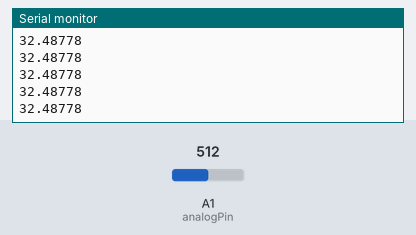
The sketch below on a simulated Arduino Uno, built with avr-gcc and run on an emulated ATmega328P. Parts: the last lines printed to the serial monitor. The inputs (shaded band) are chosen by the test bench; at power-on: A1 (analogPin) = 512.

Above: at 1.2 s.
1.3 s: A1 (analogPin) set to 716
At 2.2 s:
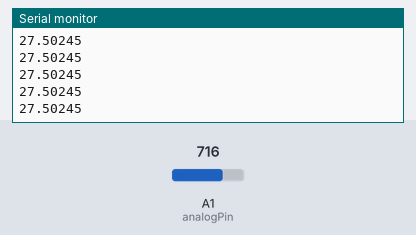
2.8 s: A1 (analogPin) set to 900
At 3.6 s:
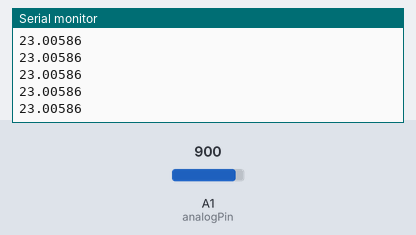
Timing chart, 0 to 5.8 s (numbered marks = the images above; inputs shaded):
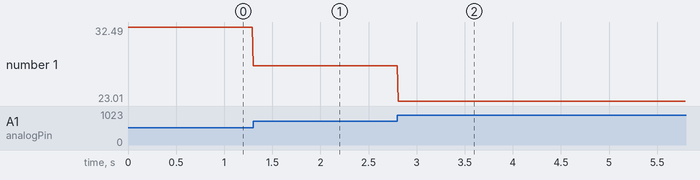

The sketch:

450.ino
```cpp
// 定义模拟输入引脚
const int analogPin = A1;

// 定义电压和距离的对应关系
const float voltageMin = 0.0;
const float voltageMax = 5.0;
const float distanceMin = 20.0;
const float distanceMax = 45.0;

void setup() {
  // 初始化串口通信
  // Serial.begin(921600);  // 使用更高的波特率，以提高串口通信速度
  Serial.begin(57600);
}

void loop() {
  // 读取模拟电压值（范围为0到1023）
  int analogValue = analogRead(analogPin);

  // 将模拟值转换为电压值（范围为0.0到5.0）
  float voltage = analogValue * (voltageMax / 1023.0);

  // 将电压值转换为距离值（范围为20.0到45.0, 电压越大距离越小）
  float distance = map(voltage, voltageMin, voltageMax, distanceMax, distanceMin);

  // 输出距离值到串口监视器
  // Serial.print("Voltage: ");
  // Serial.print(voltage, 5);
  // Serial.print(" V, Distance: ");
  // Serial.print(distance, 5);
  // Serial.println(" mm");
  Serial.println(distance, 5);

  // 延迟最小时间以获得最高采样频率
  delay(10);  // 可选：使用最小的延迟时间
}

// 自定义map函数，将输入值从一个范围映射到另一个范围
float map(float x, float in_min, float in_max, float out_min, float out_max) {
  return (x - in_min) * (out_max - out_min) / (in_max - in_min) + out_min;
}
```

Measured:
- after the input at 1.3 s, the serial monitor: prints a new line at once (image 1)
- after the input at 2.8 s, the serial monitor: prints a new line at once (image 2)
- plotted number 1: 32.49 → 27.5 after the input at 1.3 s, 27.5 → 23.01 after the input at 2.8 s
